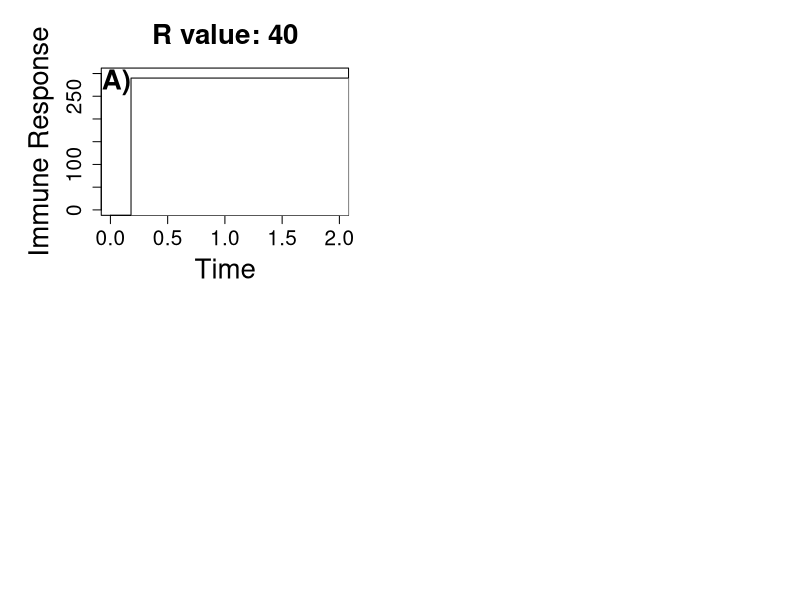

Write the R code that produced this figure. (Note: this script raises an error after producing the figure.)
## ---- chunk 1
require(deSolve)
require(ggplot2)
require(gridExtra)
## ---- chunk 2
transmission.model <- function(t, x, params) {
  P <- x[1]
  X <- x[2]
  
  with(
    as.list(params),
    {
      dP <- r*P - k*X*P
      dX <- a - d*X + y*k*X*P
    
      res <- c(dP, dX)
      list(res)
    }
  )
}

transmission.potential <- function(k, P) {
  return(ifelse(k*P < 0, 0, k*P))
}

cutter <- function(dose, time, params) {
  df= data.frame(lsoda(c(P=dose, X=0), time, transmission.model, params))
  if(any(df$P) <= 0){
    clearance = min(which(df$P <= 0))
    df[clearance:length(time)] = NA
  }
  return(df)
}
## ---- chunk 3
params40 <- c(r=40, k=3.5, y=10^-4, a=1, d=.5)
params70 <- c(r=70, k=3.5, y=10^-4, a=1, d=.5)
params100 <- c(r=100, k=3.5, y=10^-4, a=1, d=.5)
time <- seq(0,2, by=0.001)
lowid <- 1
medid <- 100
highid <- 10000
ids <- data.frame(low=lowid, med=medid, high=highid)
lowcolor <- "black"
medcolor <- "#a3a3a3"
highcolor <- "#d4d4d4"
cols <- data.frame(low=lowcolor, med=medcolor, high=highcolor)
k <- 10^-3
## ---- chunk 4
plot.immune.response.panel <- function(ids, params, cols, label, time) {
  datalow= cutter(ids$low, time, params)
  datamed= cutter(ids$med, time, params)
  datahigh= cutter(ids$high, time, params)
  
  plot(datalow$time, datalow$X, col=cols[1], type="l", ylim=c(0, 300),
       xlab="Time", ylab="Immune Response", main=paste("R value:", params[1]),
       cex.lab=2, cex.axis=1.5, cex.main=2)
  text(0.05, 280, labels=label, font=2, cex=2)
  
  lines(datamed$time, datamed$X, col=cols[2])
  lines(datahigh$time, datahigh$X, col=cols[3])
}

#Plotting immune response over time

png("./Figures/Immune response.png", width=1000, height=900)

par(mfrow=c(2, 2), mar=c(5.1, 6.1, 4.1, 3.1))

plot.immune.response.panel(ids, params40, cols, "A)", time)

legend(0.18, 290, 
       title="Relative Infectious Dose",
       legend=c("1", "100", "10000"), 
       col=c(smallcolor, medcolor, highcolor), 
       cex=2, text.font=2, lty=1)

plot.immune.response.panel(ids, params70, cols, "B)")

plot.immune.response.panel(ids, params100, cols, "C)")

dev.off()
## ---- chunk 5
peak.immuneresponse <- function(data) {
  peak = max(data$immune)
  return(peak)
}

symp.thresh <- function(data, thresh.type) {
  peak.immune <- peak.immuneresponse(data)
  
  if(thresh.type == 'high') {
    return (peak.immune * 2)
  } else if (thresh.type == 'med') {
    return(peak.immune)
  } else {
    return(peak.immune / 2)
  }
}

symptomatic.df <- function(data, thresh) {
  symp= data[data$immune >= thresh,]
  
  return(symp)
}

plot.transmission.lines <- function(df, k, color) {
  lines(df$time, transmission.potential(k, df$P), col=color)
}
## ---- chunk 6
plot.simple.model.panel <- function(symp.thresh, k, datalow, datamed, datahigh, 
                                    cols, label) {
  lowcolor= cols$low
  medcolor= cols$med
  highcolor= cols$high
  
  plot(1, type="n", xlab='', ylab='', xlim=c(0, 0.4), ylim=c(1, 600), 
       cex.lab=2, cex.axis=1.5, cex.main=2)
  plot.transmission.lines(datalow, k, lowcolor)
  plot.transmission.lines(datamed, k, medcolor)
  plot.transmission.lines(datahigh, k, highcolor)
  abline(h=symp.thresh, lty=3, col="red")
  mtext(text="Time", side=1, line=4, cex=2)
  mtext(text="Transmission Potential", side=2, line=4, cex=2)
}

datalow <- cutter(ids$low, time, params40)
datamed <- cutter(ids$med, time, params40)
datahigh <- cutter(ids$high, time, params40)

#Case 1: Symptoms threshold is below transmission threshold

{
  png("./Figures/Simple Model.png", width=1000, height=700)
  par(mar=c(5.1, 6.1, 4.1, 3.1))
  symp.thresh1 <- 430
  
  { 
  
    plot.simple.model.panel(symp.thresh1, k, datalow, datamed, datahigh, cols)
    
    legend(0.25, 600, 
           title="Relative Infectious Dose",
           legend=c("1", "100", "10000", "Symptom threshold"), 
           lty= c(1, 1, 1, 3, 3), col=c(cols$low, cols$med, cols$high, "red"), lwd=3, 
           cex=1.5, text.font=2) 
  }

  dev.off()
}

## ---- chunk 7
plot.immune.model.panel <- function(symp.thresh, r, label, cols, y, vary) {
  par(mar=c(5.1, 6.1, 4.1, 3.1))
  params=c(r=r, k=3.5, y=y, a=1, d=.5)
  
  datalow= data.frame(lsoda(c(P=lowid, X=0), time, transmission.model, params))
  datamed= data.frame(lsoda(c(P=medid, X=0), time, transmission.model, params))
  datahigh=- data.frame(lsoda(c(P=highid, X=0), time, transmission.model, params))
  
  dfs <- list(datalow, datamed, datahigh)
  
  plot(1, type="n", xlab='', ylab='', log='y', xlim=c(0, 0.5), ylim=c(1, 10^4), 
       cex.lab=2, cex.axis=1.5, cex.main=2)
  plot.immune.model.line(datalow, symp.thresh, cols$low)
  plot.immune.model.line(datamed, symp.thresh, cols$med)
  plot.immune.model.line(datahigh, symp.thresh, cols$high)
  
  if(vary=="gamma") {
    mtext(text=bquote("Transmission when "~ gamma ~ " = " ~ .(y)), font=2, side=3, line=1, cex=2)
    text(0.05, 6000, labels=label, font=2, cex=2)
  } else {
    text(0.25, 10^11, labels=label, font=2, cex=2)
    mtext(text=bquote("Transmission when r =" ~ .(r)), side=3, font=2, line=1, cex=2)
  }
}

plot.immune.model.line <- function(data, symp.thresh, col) {
  data=data[transmission.potential(k, data$P) > 0,]
  lines(data$time, transmission.potential(k, data$P), col=col)
  symptomatic <- data[data$X >= symp.thresh,]
  lines(symptomatic$time, transmission.potential(k,symptomatic$P), lwd=3)
}

symp.thresh <- 5

#r varies. gamma= 10^-4

r <- seq(10, 130, by=10)

png("./Figures/Immune-based symptoms varying r.png", width=1400, height=1000)

par(mfrow=c(3, 4), mar=c(5.1, 6.1, 4.1, 3.1))

for (i in seq(1, 12)) {
  
  plot.immune.model.panel(symp.thresh, round(r[i]), paste(LETTERS[i], ")"), cols, 10^-4, "r")

  if (i == 9) {
    mtext(text="Time", side=1, line=4, cex=2)
    mtext(text="Transmission Potential", side=2, line=4, cex=2)
    
    legend(0.21, 8800, 
           title="Relative Infectious Dose",
           legend=c("1", "100", "10000", "Symptoms"), 
           col=c(smallcolor, medcolor, highcolor, smallcolor), lwd=c(1, 1, 1, 3), 
           cex=1.5, text.font=2)
  }

}

dev.off()

#gamma varies. r=40.

symp.thresh <- 5

y <- seq(.5 * 10^-4, 1.5*10^-4, by=.1*10^-4)

png("./Figures/Immune-based symptoms varying y many.png", width=1600, height=1000)

par(mfrow=c(3, 4), mar=c(5.1, 6.1, 4.1, 3.1))

for (i in seq(1, 11)) {
  
  plot.immune.model.panel(symp.thresh, 40, paste(LETTERS[i], ")"), cols, y[i], "gamma")
  
  if (i == 9) {
    mtext(text="Time", side=1, line=4, cex=2)
    mtext(text="Transmission Potential", side=2, line=4, cex=2)
    
    legend(0.27, 10000, 
           title="Relative Infectious Dose",
           legend=c("1", "100", "10000", "Symptoms"), 
           col=c(smallcolor, medcolor, highcolor, smallcolor), lwd=c(1, 1, 1, 3), 
           cex=1.5, text.font=2)
  }
  
}

dev.off()

## ---- chunk 8
gamma_variable <- rep(c(0.5 * 10^-4, 10^-4, 1.5 * 10^-4), 3)
r_variable <- rep(c(10, 70, 130), 3)
dose <- c(rep(1, 3), rep(100, 3), rep(10000, 3))

get.params <- function(gamma, r) {
  return (c(y=gamma, r=r, a=1, d=.5, k=3.5))
}

desolve_function <- function(gamma, r, id) {
  time = seq(0,2, by=0.001)
  parameter_value = get.params(gamma, r)
  df = cutter(id, time, parameter_value)
  tp = data.frame(time=time, transmission_potential=transmission.potential(10^-3, df$P), immune=df$X, gamma=gamma, r=r, dose=id)
  return(tp)
}

varyingr <- data.frame(gamma= gamma_variable[2], r=r_variable, dose=dose)

#varyingr is a list
varyingr <- do.call(rbind, mapply(desolve_function, varyingr$gamma, varyingr$r, varyingr$dose, SIMPLIFY = FALSE))

lowr <- varyingr[varyingr$r == r_variable[1],] 
medr <- varyingr[varyingr$r == r_variable[2],] 
highr <- varyingr[varyingr$r == r_variable[3],] 

symp.lowthresh <- symp.thresh(medr, 'low')
symp.medthresh <- symp.thresh(medr, 'med')
symp.highthresh <- symp.thresh(medr, 'high')

lowr <- varyingr[varyingr$r == r_variable[1],] 
symptomatic.lowr.lowthresh <- symptomatic.df(lowr, symp.lowthresh)
symptomatic.lowr.medthresh <- symptomatic.df(lowr, symp.medthresh)
symptomatic.lowr.highthresh <- symptomatic.df(lowr, symp.highthresh)

symptomatic.medr.lowthresh <- symptomatic.df(medr, symp.lowthresh)
symptomatic.medr.medthresh <- symptomatic.df(medr, symp.medthresh)
symptomatic.medr.highthresh <- symptomatic.df(medr, symp.highthresh)

symptomatic.highr.lowthresh <- symptomatic.df(highr, symp.lowthresh)
symptomatic.highr.medthresh <- symptomatic.df(highr, symp.medthresh)
symptomatic.highr.highthresh <- symptomatic.df(highr, symp.highthresh)

#varyingy is a list
varyingy <- data.frame(gamma=gamma_variable, r=r_variable[2], dose=dose)
varyingy <- mapply(desolve_function, varyingy$gamma, varyingy$r, id=varyingy$dose, SIMPLIFY = FALSE)

varyingy <- do.call(rbind, varyingy)

lowy <- varyingy[varyingy$gamma == gamma_variable[1],] 
medy <- varyingy[varyingy$gamma == gamma_variable[2],] 
highy <- varyingy[varyingy$gamma == gamma_variable[3],] 

symptomatic.lowy.lowthresh <- symptomatic.df(lowy, symp.lowthresh)
symptomatic.lowy.medthresh <- symptomatic.df(lowy, symp.medthresh)
symptomatic.lowy.highthresh <- symptomatic.df(lowy, symp.highthresh)

symptomatic.medy.lowthresh <- symptomatic.df(medy, symp.lowthresh)
symptomatic.medy.medthresh <- symptomatic.df(medy, symp.medthresh)
symptomatic.medy.highthresh <- symptomatic.df(medy, symp.highthresh)

symptomatic.highy.lowthresh <- symptomatic.df(highy, symp.lowthresh)
symptomatic.highy.medthresh <- symptomatic.df(highy, symp.medthresh)
symptomatic.highy.highthresh <- symptomatic.df(highy, symp.highthresh)

## ---- chunk 9
plot.varyingr <- function(lowr.df, medr.df, highr.df, symp.lowr.df, symp.medr.df, symp.highr.df) {
  colsr.id <- c("1"="red", "100"="purple", "10000"="orange")
  
  rlabels <- c("r: 10",
              "r: 70",
              "r: 130")
  names(rlabels) <- c("10", "70", "130")
  ggplot(varyingr, aes(x=time, y=transmission_potential, color=as.factor(dose))) + 
  xlim(0, 1.8) +
  geom_line(data=lowr.df) +
  geom_line(data=medr.df) +
  geom_line(data=highr.df) +
  facet_wrap(~ r, ncol=1, labeller=labeller(r=rlabels), scales="free") +
  
  #Bolded transmission potential lines where symptoms occur
  geom_line(data=symp.lowr.df, lwd=1.5) +
  geom_line(data=symp.medr.df, lwd=1.5) +
  geom_line(data=symp.highr.df,lwd=1.5) +
  
  xlab("Time") + ylab("Transmission Potential") + 
  scale_color_manual(name="Relative Infectious Dose", values = colsr.id) +
  theme(strip.background = element_rect(fill="lightblue"), 
        legend.position=c(.7, .15)) 
}

varyingr.plot.lowthresh <- plot.varyingr(lowr, medr, highr, 
                                         symptomatic.lowr.lowthresh, symptomatic.medr.lowthresh, symptomatic.highr.lowthresh)

varyingr.plot.medthresh <- plot.varyingr(lowr, medr, highr, 
                                         symptomatic.lowr.medthresh, symptomatic.medr.medthresh, symptomatic.highr.medthresh)

varyingr.plot.highthresh <- plot.varyingr(lowr, medr, highr, 
                                         symptomatic.lowr.highthresh, symptomatic.medr.highthresh, symptomatic.highr.highthresh)

plot.varyingy <- function(lowy.df, medy.df, highy.df, symp.lowy.df, symp.medy.df, symp.highy.df) {
  gamma <- "\u03B3"
  colsy.id <- c("1"="black", "100"="green", "10000"="blue")
  ylabels <- c(paste(gamma, ": 5e-05", sep=""),
              paste(gamma, ": 1e-04", sep=""),
              paste(gamma, ": 0.00015", sep=""))

  names(ylabels) <- c("5e-05", "1e-04", "0.00015")
  
  ggplot(varyingy, aes(x=time, y=transmission_potential, color=as.factor(dose))) + 
  xlim(0, 1.8) +
  geom_line(data=lowy.df) +
  geom_line(data=medy.df) +
  geom_line(data=highy.df) +
  facet_wrap(~ gamma, ncol=1, labeller=labeller(gamma=ylabels), scales="free") +
  
  #Bolded transmission potential lines where symptoms occur
  geom_line(data=symp.lowy.df, lwd=1.5) +
  geom_line(data=symp.medy.df, lwd=1.5) +
  geom_line(data=symp.highy.df,lwd=1.5) +
  
  xlab("Time") + ylab("Transmission Potential") + 
  scale_color_manual(name="Relative Infectious Dose", values = colsy.id) +
  theme(strip.background = element_rect(fill="lightblue"), 
        legend.position=c(.7, .15)) 
}

varyingy.plot.lowthresh <- plot.varyingy(lowy, medy, highy, 
                                         symptomatic.lowy.lowthresh, symptomatic.medy.lowthresh, symptomatic.highy.lowthresh)

varyingy.plot.medthresh <- plot.varyingy(lowy, medy, highy, 
                                         symptomatic.lowy.medthresh, symptomatic.medy.medthresh, symptomatic.highy.medthresh)

varyingy.plot.highthresh <- plot.varyingy(lowy, medy, highy, 
                                         symptomatic.lowy.highthresh, symptomatic.medy.highthresh, symptomatic.highy.highthresh)

lowsymp.thresh.plot <- grid.arrange(varyingr.plot.lowthresh, varyingy.plot.lowthresh, ncol=2)

ggsave("./Figures/Varying r and y low thresh.png", plot=lowsymp.thresh.plot)

medsymp.thresh.plot <- grid.arrange(varyingr.plot.medthresh, varyingy.plot.medthresh, ncol=2)

ggsave("./Figures/Varying r and y med thresh.png", plot=medsymp.thresh.plot)

highsymp.thresh.plot <- grid.arrange(varyingr.plot.highthresh, varyingy.plot.highthresh, ncol=2)

ggsave("./Figures/Varying r and y high thresh.png", plot=highsymp.thresh.plot)
